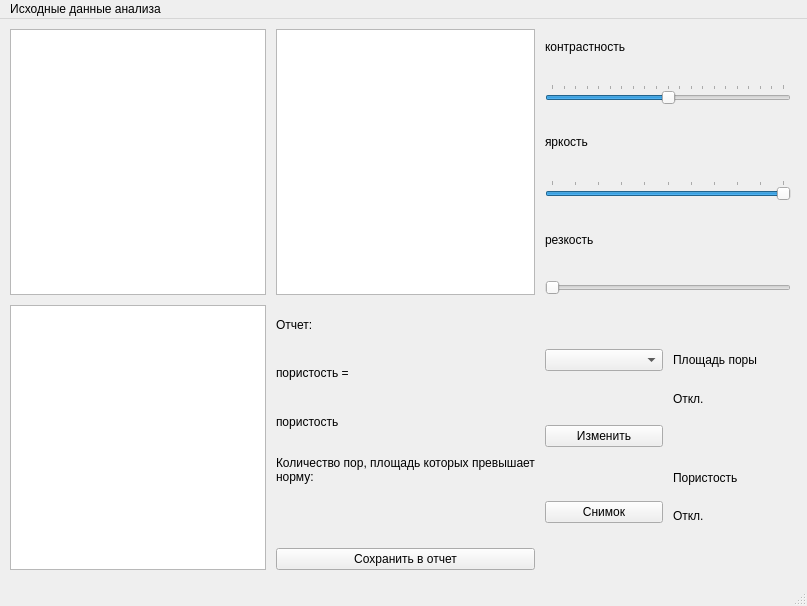
<?xml version="1.0" encoding="UTF-8"?>
<ui version="4.0">
 <class>MainWindow</class>
 <widget class="QMainWindow" name="MainWindow">
  <property name="geometry">
   <rect>
    <x>0</x>
    <y>0</y>
    <width>807</width>
    <height>606</height>
   </rect>
  </property>
  <property name="windowTitle">
   <string>MainWindow</string>
  </property>
  <widget class="QWidget" name="centralwidget">
   <widget class="QWidget" name="gridLayoutWidget">
    <property name="geometry">
     <rect>
      <x>0</x>
      <y>0</y>
      <width>801</width>
      <height>561</height>
     </rect>
    </property>
    <layout class="QGridLayout" name="gridLayout">
     <property name="leftMargin">
      <number>10</number>
     </property>
     <property name="topMargin">
      <number>10</number>
     </property>
     <property name="rightMargin">
      <number>10</number>
     </property>
     <property name="bottomMargin">
      <number>10</number>
     </property>
     <property name="spacing">
      <number>10</number>
     </property>
     <item row="0" column="1">
      <widget class="QGraphicsView" name="FilteredImageView">
       <property name="dragMode">
        <enum>QGraphicsView::ScrollHandDrag</enum>
       </property>
      </widget>
     </item>
     <item row="5" column="0">
      <widget class="QGraphicsView" name="graphicsView_3">
       <property name="dragMode">
        <enum>QGraphicsView::ScrollHandDrag</enum>
       </property>
      </widget>
     </item>
     <item row="0" column="0">
      <widget class="QGraphicsView" name="SourceImageView">
       <property name="dragMode">
        <enum>QGraphicsView::ScrollHandDrag</enum>
       </property>
      </widget>
     </item>
     <item row="5" column="1">
      <layout class="QVBoxLayout" name="verticalLayout_5">
       <item>
        <widget class="QLabel" name="label_4">
         <property name="text">
          <string>Отчет:</string>
         </property>
        </widget>
       </item>
       <item>
        <layout class="QHBoxLayout" name="horizontalLayout">
         <item>
          <widget class="QLabel" name="label_5">
           <property name="enabled">
            <bool>true</bool>
           </property>
           <property name="sizePolicy">
            <sizepolicy hsizetype="Preferred" vsizetype="Preferred">
             <horstretch>0</horstretch>
             <verstretch>0</verstretch>
            </sizepolicy>
           </property>
           <property name="text">
            <string>пористость = </string>
           </property>
          </widget>
         </item>
         <item>
          <widget class="QLabel" name="label_6">
           <property name="text">
            <string/>
           </property>
          </widget>
         </item>
        </layout>
       </item>
       <item>
        <layout class="QHBoxLayout" name="horizontalLayout_2">
         <item>
          <widget class="QLabel" name="label_7">
           <property name="text">
            <string>пористость</string>
           </property>
          </widget>
         </item>
         <item>
          <widget class="QLabel" name="label_8">
           <property name="text">
            <string/>
           </property>
          </widget>
         </item>
        </layout>
       </item>
       <item>
        <widget class="QLabel" name="label_9">
         <property name="sizePolicy">
          <sizepolicy hsizetype="Preferred" vsizetype="Preferred">
           <horstretch>0</horstretch>
           <verstretch>0</verstretch>
          </sizepolicy>
         </property>
         <property name="text">
          <string>Количество пор, площадь которых превышает норму:</string>
         </property>
         <property name="wordWrap">
          <bool>true</bool>
         </property>
        </widget>
       </item>
       <item>
        <widget class="QLabel" name="label_10">
         <property name="sizePolicy">
          <sizepolicy hsizetype="Preferred" vsizetype="Preferred">
           <horstretch>0</horstretch>
           <verstretch>0</verstretch>
          </sizepolicy>
         </property>
         <property name="text">
          <string/>
         </property>
        </widget>
       </item>
       <item>
        <widget class="QPushButton" name="pushButton">
         <property name="text">
          <string>Сохранить в отчет</string>
         </property>
        </widget>
       </item>
      </layout>
     </item>
     <item row="0" column="2">
      <layout class="QVBoxLayout" name="verticalLayout_4">
       <property name="spacing">
        <number>20</number>
       </property>
       <item>
        <layout class="QVBoxLayout" name="verticalLayout_3">
         <item>
          <widget class="QLabel" name="label_3">
           <property name="text">
            <string>контрастность</string>
           </property>
          </widget>
         </item>
         <item>
          <widget class="QSlider" name="ImageContrastSlider">
           <property name="minimum">
            <number>-100</number>
           </property>
           <property name="maximum">
            <number>100</number>
           </property>
           <property name="singleStep">
            <number>10</number>
           </property>
           <property name="pageStep">
            <number>10</number>
           </property>
           <property name="orientation">
            <enum>Qt::Horizontal</enum>
           </property>
           <property name="tickPosition">
            <enum>QSlider::TicksAbove</enum>
           </property>
           <property name="tickInterval">
            <number>10</number>
           </property>
          </widget>
         </item>
        </layout>
       </item>
       <item>
        <layout class="QVBoxLayout" name="verticalLayout">
         <item>
          <widget class="QLabel" name="label">
           <property name="text">
            <string>яркость</string>
           </property>
          </widget>
         </item>
         <item>
          <widget class="QSlider" name="ImageBrightnessSlider">
           <property name="maximum">
            <number>100</number>
           </property>
           <property name="singleStep">
            <number>10</number>
           </property>
           <property name="value">
            <number>100</number>
           </property>
           <property name="sliderPosition">
            <number>100</number>
           </property>
           <property name="tracking">
            <bool>true</bool>
           </property>
           <property name="orientation">
            <enum>Qt::Horizontal</enum>
           </property>
           <property name="tickPosition">
            <enum>QSlider::TicksAbove</enum>
           </property>
           <property name="tickInterval">
            <number>10</number>
           </property>
          </widget>
         </item>
        </layout>
       </item>
       <item>
        <layout class="QVBoxLayout" name="verticalLayout_2">
         <item>
          <widget class="QLabel" name="label_2">
           <property name="text">
            <string>резкость</string>
           </property>
          </widget>
         </item>
         <item>
          <widget class="QSlider" name="ImageSharpnessSlider">
           <property name="maximum">
            <number>100</number>
           </property>
           <property name="singleStep">
            <number>10</number>
           </property>
           <property name="orientation">
            <enum>Qt::Horizontal</enum>
           </property>
          </widget>
         </item>
        </layout>
       </item>
      </layout>
     </item>
     <item row="5" column="2">
      <layout class="QHBoxLayout" name="horizontalLayout_3">
       <item>
        <layout class="QVBoxLayout" name="verticalLayout_7">
         <item>
          <widget class="QComboBox" name="selectMaterialComboBox"/>
         </item>
         <item>
          <widget class="QPushButton" name="ChangeMaterialsButton">
           <property name="text">
            <string>Изменить</string>
           </property>
          </widget>
         </item>
         <item>
          <widget class="QPushButton" name="pushButton_3">
           <property name="text">
            <string>Снимок</string>
           </property>
          </widget>
         </item>
        </layout>
       </item>
       <item>
        <layout class="QVBoxLayout" name="verticalLayout_6">
         <item>
          <spacer name="verticalSpacer_3">
           <property name="orientation">
            <enum>Qt::Vertical</enum>
           </property>
           <property name="sizeType">
            <enum>QSizePolicy::Fixed</enum>
           </property>
           <property name="sizeHint" stdset="0">
            <size>
             <width>20</width>
             <height>40</height>
            </size>
           </property>
          </spacer>
         </item>
         <item>
          <layout class="QVBoxLayout" name="verticalLayout_9">
           <item>
            <layout class="QHBoxLayout" name="horizontalLayout_6">
             <item>
              <widget class="QLabel" name="label_11">
               <property name="sizePolicy">
                <sizepolicy hsizetype="Preferred" vsizetype="Preferred">
                 <horstretch>0</horstretch>
                 <verstretch>0</verstretch>
                </sizepolicy>
               </property>
               <property name="text">
                <string>Площадь поры</string>
               </property>
               <property name="wordWrap">
                <bool>true</bool>
               </property>
              </widget>
             </item>
             <item>
              <widget class="QLabel" name="SquareValue">
               <property name="text">
                <string/>
               </property>
              </widget>
             </item>
            </layout>
           </item>
           <item>
            <layout class="QHBoxLayout" name="horizontalLayout_4">
             <item>
              <widget class="QLabel" name="label_13">
               <property name="text">
                <string>Откл.</string>
               </property>
              </widget>
             </item>
             <item>
              <widget class="QLabel" name="SquareDeviationValue">
               <property name="text">
                <string/>
               </property>
              </widget>
             </item>
            </layout>
           </item>
          </layout>
         </item>
         <item>
          <spacer name="verticalSpacer">
           <property name="orientation">
            <enum>Qt::Vertical</enum>
           </property>
           <property name="sizeType">
            <enum>QSizePolicy::Fixed</enum>
           </property>
           <property name="sizeHint" stdset="0">
            <size>
             <width>20</width>
             <height>40</height>
            </size>
           </property>
          </spacer>
         </item>
         <item>
          <layout class="QVBoxLayout" name="verticalLayout_8">
           <item>
            <layout class="QHBoxLayout" name="horizontalLayout_5">
             <item>
              <widget class="QLabel" name="label_15">
               <property name="text">
                <string>Пористость</string>
               </property>
              </widget>
             </item>
             <item>
              <widget class="QLabel" name="PorosityValue">
               <property name="text">
                <string/>
               </property>
              </widget>
             </item>
            </layout>
           </item>
           <item>
            <layout class="QHBoxLayout" name="horizontalLayout_7">
             <item>
              <widget class="QLabel" name="label_17">
               <property name="text">
                <string>Откл.</string>
               </property>
              </widget>
             </item>
             <item>
              <widget class="QLabel" name="PorosityDeviationValue">
               <property name="text">
                <string/>
               </property>
              </widget>
             </item>
            </layout>
           </item>
          </layout>
         </item>
         <item>
          <spacer name="verticalSpacer_2">
           <property name="orientation">
            <enum>Qt::Vertical</enum>
           </property>
           <property name="sizeType">
            <enum>QSizePolicy::Fixed</enum>
           </property>
           <property name="sizeHint" stdset="0">
            <size>
             <width>20</width>
             <height>40</height>
            </size>
           </property>
          </spacer>
         </item>
        </layout>
       </item>
      </layout>
     </item>
    </layout>
   </widget>
  </widget>
  <widget class="QMenuBar" name="menubar">
   <property name="geometry">
    <rect>
     <x>0</x>
     <y>0</y>
     <width>807</width>
     <height>21</height>
    </rect>
   </property>
   <widget class="QMenu" name="menuOpen">
    <property name="title">
     <string>Исходные данные анализа</string>
    </property>
    <addaction name="actionOpen"/>
    <addaction name="actionWebcam"/>
   </widget>
   <addaction name="menuOpen"/>
  </widget>
  <widget class="QStatusBar" name="statusbar"/>
  <action name="actionOpen">
   <property name="text">
    <string>Open</string>
   </property>
  </action>
  <action name="actionWebcam">
   <property name="text">
    <string>Webcam</string>
   </property>
  </action>
 </widget>
 <resources/>
 <connections/>
</ui>
